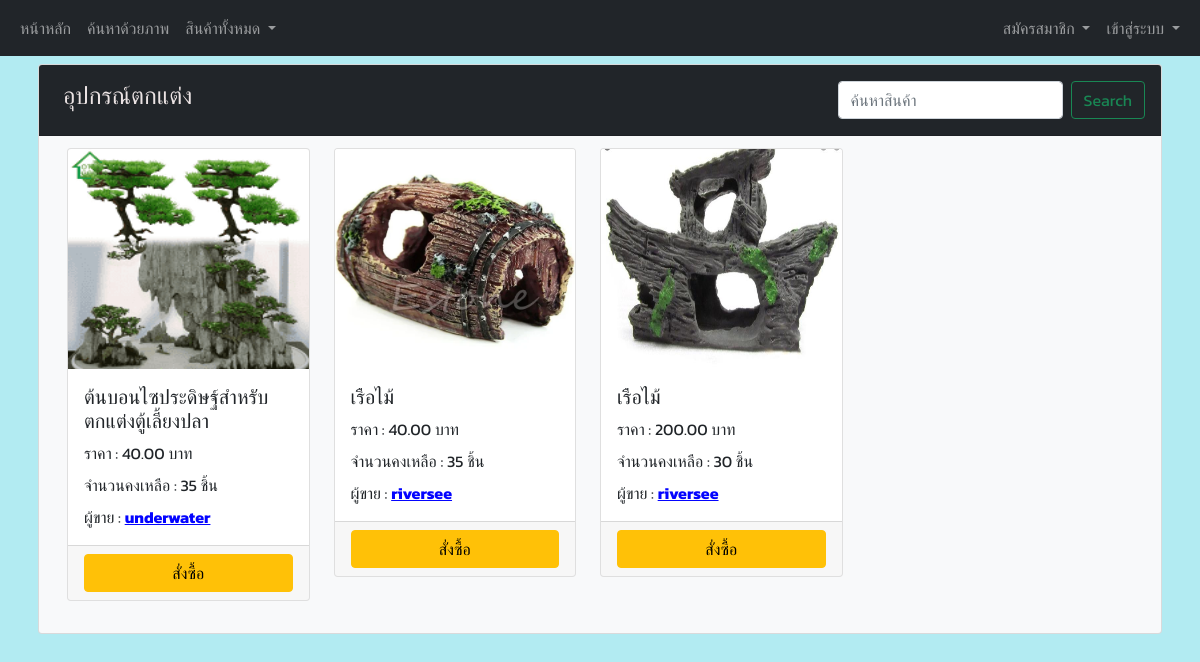
The page /accessories_product on the database its author committed.
### tables this page shows
CREATE TABLE "accessories_product" (
	"accessories_ID"	INTEGER NOT NULL,
	"accessories_Name"	TEXT NOT NULL,
	"accessories_Price"	NUMERIC NOT NULL,
	"accessories_Amount"	INTEGER NOT NULL,
	"accessories_Description"	TEXT,
	"accessories_Images"	TEXT,
	"accessories_Owner"	TEXT NOT NULL,
	"time"	TEXT,
	PRIMARY KEY("accessories_ID" AUTOINCREMENT)
);

CREATE TABLE "seller" (
	"seller_ID"	TEXT,
	"seller_Firstname"	TEXT,
	"seller_Lastname"	TEXT,
	"seller_Email"	TEXT,
	"seller_Telephone"	TEXT,
	"seller_Address"	TEXT,
	"seller_Line"	TEXT,
	"seller_Facebook"	TEXT,
	"seller_Password"	TEXT,
	"seller_Storename"	TEXT,
	"seller_pic"	TEXT,
	"seller_status"	TEXT,
	"seller_status_color"	TEXT,
	PRIMARY KEY("seller_ID")
);

### app.py (the view)
@app.route("/accessories_product")
def accessories_product():
    if session.get("user",None) is not None:
        if session.get("role") == 'seller':
            with sqlite3.connect("mydata.db") as connect:
                cur = connect.cursor()
                cur.execute("SELECT accessories_product.*, seller.seller_Storename FROM seller INNER JOIN accessories_product ON accessories_product.accessories_Owner = seller.seller_ID order by time desc;")
                accessories_product = cur.fetchall()
                for i in range(len(accessories_product)):
                    accessories_product[i] = list(accessories_product[i])
                    accessories_product[i][2] = str('{:,.2f}'.format(accessories_product[i][2]))
                    accessories_product[i][3] = str('{:,}'.format(int(accessories_product[i][3])))
                    accessories_product[i] = tuple(accessories_product[i])
                return render_template("product_accessories_seller.html",accessories=accessories_product, seller = session['user'])
        if session.get("role") == 'user':
            with sqlite3.connect("mydata.db") as connect:
                cur = connect.cursor()
                cur.execute("SELECT accessories_product.*, seller.seller_Storename FROM seller INNER JOIN accessories_product ON accessories_product.accessories_Owner = seller.seller_ID order by time desc;")
                accessories_product = cur.fetchall()
                for i in range(len(accessories_product)):
                    accessories_product[i] = list(accessories_product[i])
                    accessories_product[i][2] = str('{:,.2f}'.format(accessories_product[i][2]))
                    accessories_product[i][3] = str('{:,}'.format(int(accessories_product[i][3])))
                    accessories_product[i] = tuple(accessories_product[i])
                return render_template("product_accessories_user.html",accessories=accessories_product, user = session['user'])
    else:
        with sqlite3.connect("mydata.db") as connect:
            cur = connect.cursor()
            cur.execute("SELECT accessories_product.*, seller.seller_Storename FROM seller INNER JOIN accessories_product ON accessories_product.accessories_Owner = seller.seller_ID order by time desc;")
            accessories_product = cur.fetchall()
            for i in range(len(accessories_product)):
                accessories_product[i] = list(accessories_product[i])
                accessories_product[i][2] = str('{:,.2f}'.format(accessories_product[i][2]))
                accessories_product[i][3] = str('{:,}'.format(int(accessories_product[i][3])))
                accessories_product[i] = tuple(accessories_product[i])
            return render_template("product_accessories.html",accessories=accessories_product)

### templates/product_accessories.html (shortened to what this page needs)
{% extends "header.html" %}
{% block content %}
<div class="container p-2">
    <div class="card p-0 bg-light text-dark">
        <div class="card-header bg-dark gx-1">
            <nav class="navbar navbar-expand-lg navbar-dark bg-dark">
                <ul class="navbar-nav me-auto mb-2 mb-lg-0">
                    <li class="nav-item">
                        <h4 class="ms-2" style="color: rgb(235, 227, 227);">อุปกรณ์ตกแต่ง</h4>
                    </li>
                </ul>
                <ul class="navbar-nav">
                    <li class="nav-item">
                        <form class="d-flex" action="tool_product_search" method="POST">
                            <input class="mx-2 form-control" type="search" id="search" name="search" placeholder="ค้นหาสินค้า" aria-label="Search">
                            <button class="btn btn-outline-success" type="submit">Search</button>
                        </form>
                    </li>
                </ul>
            </nav>
        </div>
        <div class="card-body row gx-0 gy-1">
                <div class="row">
                {%for row in accessories %}
                    <div class="col-md-3 mb-3">
                        <div class="card">
                            <img src={{row.5}} class="card-img-top" width="80px" height="220px">
                            <div class="card-body">
                                <h5 class="card-title">{{row.1}}</h5>
                                <p class="card-text">ราคา : {{row.2}} บาท</p>
                                <p class="card-text">จำนวนคงเหลือ : {{row.3}} ชิ้น</p>
                                <p class="card-text">ผู้ขาย :
                                    <a href="/shop_fish/{{row.6}}" style="color: rgb(4, 4, 255);"><b>{{row.8}}</b></a>
                                </p>
                            </div>
                            <div class="card-footer">
                                <div class="d-grid gap-2">
                                    <button type="button" class="btn btn-warning myBtn" data-bs-toggle="modal" data-bs-target="#buy_product{{row.0}}">สั่งซื้อ</button>
                                </div>
                            </div>
                        </div>
                    </div>
                {%endfor%}
                </div>
        </div>
    </div>
</div>
{% endblock %}

### templates/header.html (shortened to what this page needs)
<!doctype html>
<html lang="en">
<head>
    <link rel="stylesheet" href="https://cdnjs.cloudflare.com/ajax/libs/font-awesome/4.7.0/css/font-awesome.min.css">
    <link href="https://cdn.jsdelivr.net/npm/bootstrap@5.0.0-beta1/dist/css/bootstrap.min.css" rel="stylesheet">
    <link rel="stylesheet" href="https://cdnjs.cloudflare.com/ajax/libs/font-awesome/4.7.0/css/font-awesome.min.css">
    <link rel="stylesheet" href="https://stackpath.bootstrapcdn.com/font-awesome/4.7.0/css/font-awesome.min.css">
    <link href="//maxcdn.bootstrapcdn.com/font-awesome/4.7.0/css/font-awesome.min.css" rel="stylesheet">
    <link rel="stylesheet" type="text/css" href="{{ url_for('static',filename='css/styles.css') }}">
</head>
<body style="background-color: #b2ebf2">
    <nav class="navbar navbar-expand-md navbar-dark bg-dark sticky-top">
        <div class="container-fluid ">
            <div class="collapse navbar-collapse" id="navbarSupportedContent">
                <ul class="navbar-nav me-auto mb-2 mb-lg-0">
                    <li class="nav-item">
                        <a class="nav-link" aria-current="page" href="{{ url_for('home') }}">หน้าหลัก</a>
                    </li>
                    <li class="nav-item">
                        <a class="nav-link" aria-current="page" href="{{ url_for('fishclassification_search') }}">ค้นหาด้วยภาพ</a>
                    </li>
                    <li class="nav-item dropdown">
                        <a class="nav-link dropdown-toggle" href="#" id="navbarDropdown" role="button" data-bs-toggle="dropdown" aria-expanded="false">
                          สินค้าทั้งหมด
                        </a>
                    </li>
                </ul>
                <ul class="navbar-nav">
                    <li class="nav-item dropdown">
                        <a class="nav-link dropdown-toggle" href="#" id="navbarDropdown" role="button" data-bs-toggle="dropdown" aria-expanded="false">
                            สมัครสมาชิก
                        </a>
                    </li>
                    <li class="nav-item dropdown">
                        <a class="nav-link dropdown-toggle" href="#" id="navbarDropdown" role="button" data-bs-toggle="dropdown" aria-expanded="false">
                            เข้าสู่ระบบ
                        </a>
                    </li>
                </ul>
            </div>
        </div>
    </nav>
    <div id="content">
        <div class="container-fluid">
            {% block content %}{% endblock %}
        </div>
    </div>
</body>
</html>

### static/css/styles.css (style rules this page uses)
p { margin-bottom: 0.5rem; }
a, p, h1, h2, h3, h4, h5, h6, .btn, label, .col-form-label, span, input, textarea, table { font-family: 'Kanit', sans-serif; }

### rows shown on the page
accessories_product: shows a picture, accessories_Name "ต้นบอนไซประดิษฐ์สําหรับตกแต่งตู้เลี้ยงปลา", accessories_Price "40.00", accessories_Amount "35", seller_Storename "underwater"
accessories_product: shows a picture, accessories_Name "เรือไม้", accessories_Price "40.00", accessories_Amount "35", seller_Storename "riversee"
accessories_product: shows a picture, accessories_Name "เรือไม้", accessories_Price "200.00", accessories_Amount "30", seller_Storename "riversee"
